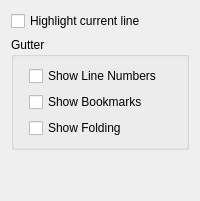
<?xml version="1.0" encoding="UTF-8"?>
<ui version="4.0">
 <class>EditorWidget</class>
 <widget class="QWidget" name="EditorWidget">
  <property name="windowTitle">
   <string>Editor</string>
  </property>
  <layout class="QVBoxLayout" name="verticalLayout">
   <item>
    <widget class="QCheckBox" name="checkBox_4">
     <property name="text">
      <string>Highlight current line</string>
     </property>
    </widget>
   </item>
   <item>
    <widget class="QGroupBox" name="groupBox">
     <property name="title">
      <string>Gutter</string>
     </property>
     <layout class="QFormLayout" name="formLayout">
      <item row="0" column="1">
       <widget class="QCheckBox" name="checkBox">
        <property name="text">
         <string>Show Line Numbers</string>
        </property>
       </widget>
      </item>
      <item row="1" column="1">
       <widget class="QCheckBox" name="checkBox_2">
        <property name="text">
         <string>Show Bookmarks</string>
        </property>
       </widget>
      </item>
      <item row="2" column="1">
       <widget class="QCheckBox" name="checkBox_3">
        <property name="text">
         <string>Show Folding</string>
        </property>
       </widget>
      </item>
     </layout>
    </widget>
   </item>
   <item>
    <spacer name="verticalSpacer">
     <property name="orientation">
      <enum>Qt::Vertical</enum>
     </property>
     <property name="sizeHint" stdset="0">
      <size>
       <width>20</width>
       <height>40</height>
      </size>
     </property>
    </spacer>
   </item>
  </layout>
 </widget>
 <resources/>
 <connections/>
</ui>
